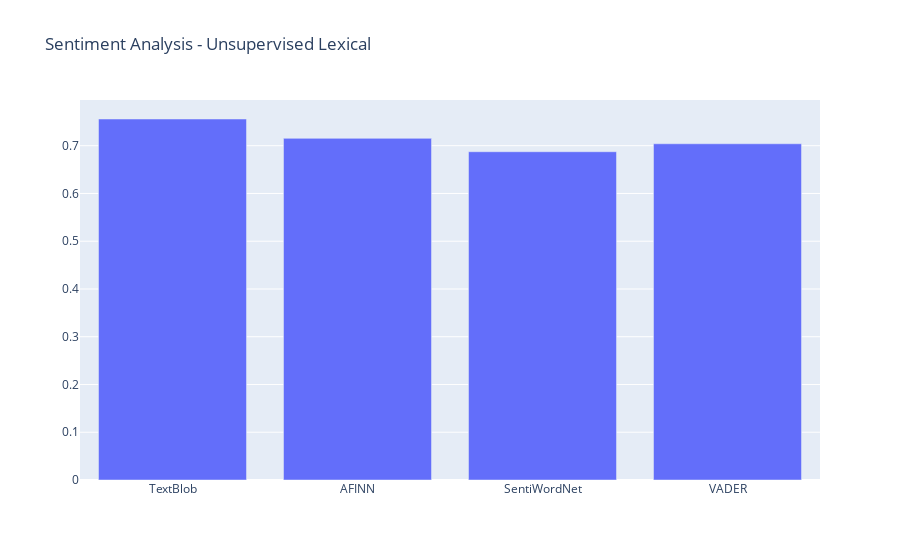

The notebook cell saved with this chart:
### Code cell
import plotly.graph_objects as go

x = ['TextBlob', 'AFINN', 'SentiWordNet','VADER']
y = [TextBlob_model, AFINN_model, sentiwordnet_model, VADER_model]

# Use the hovertext kw argument for hover text
fig = go.Figure(data=[go.Bar(x=x, y=y,)])
# Customize aspect
fig.update_layout(title_text='Sentiment Analysis - Unsupervised Lexical')
fig.show()

### Figure 1 — Plotly figure (JSON) as saved in the notebook; plotly's stock layout.template omitted (floating-point values rounded to 4 significant figures)
{"data": [{"type": "bar", "x": ["TextBlob", "AFINN", "SentiWordNet", "VADER"], "y": [0.7559, 0.7154, 0.6874, 0.7041]}], "layout": {"title": {"text": "Sentiment Analysis - Unsupervised Lexical"}}}
